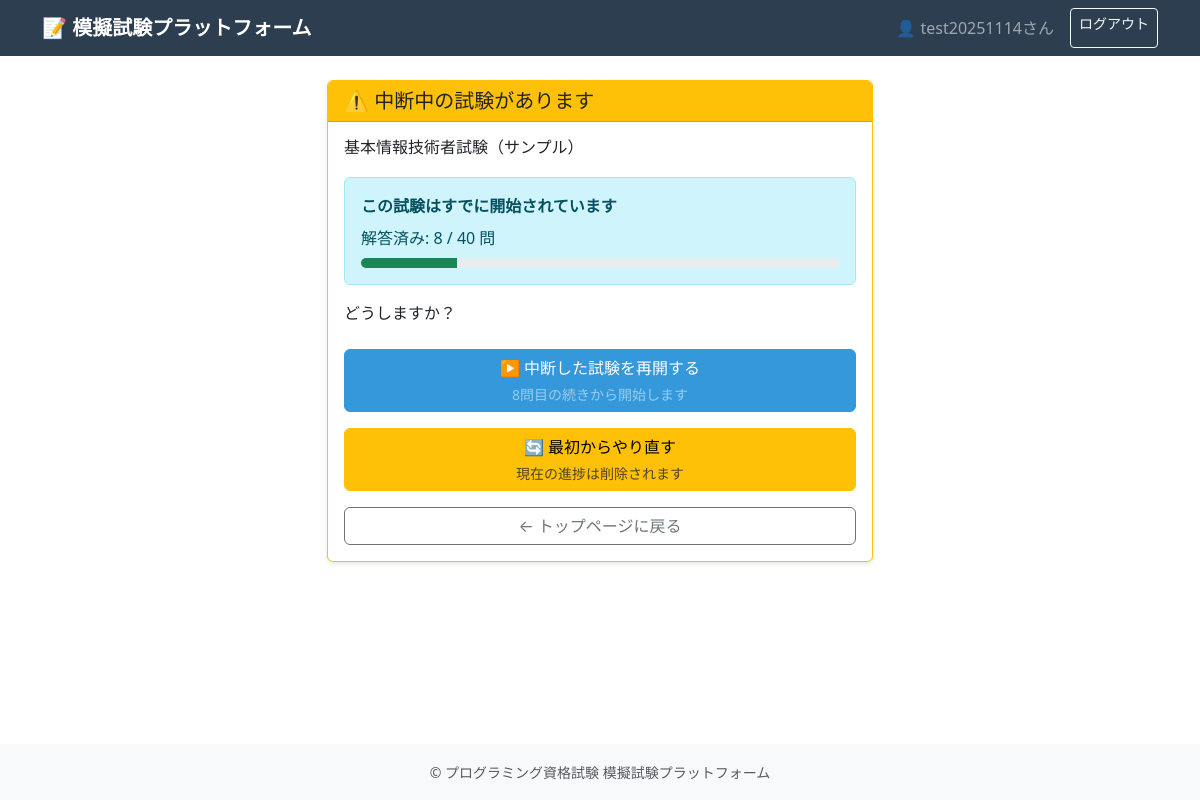
The app's page /exam/start/1/ (signed in) with its own data.
### exam/models.py (models this page shows, shortened)
class User(AbstractUser):
    email = models.EmailField(unique=True)

class ExamSet(models.Model):
    name = models.CharField(max_length=200, verbose_name="試験名")
    description = models.TextField(blank=True, verbose_name="説明")
    total_questions = models.IntegerField(default=40, verbose_name="問題数")
    created_at = models.DateTimeField(auto_now_add=True)
    updated_at = models.DateTimeField(auto_now=True)
    class Meta:
        verbose_name = "試験セット"
        verbose_name_plural = "試験セット"

class ExamSession(models.Model):
    user = models.ForeignKey(
        User,
        on_delete=models.CASCADE,
        related_name='exam_sessions',
        verbose_name="ユーザー"
    )
    exam_set = models.ForeignKey(
        ExamSet,
        on_delete=models.CASCADE,
        verbose_name="試験セット"
    )
    started_at = models.DateTimeField(auto_now_add=True, verbose_name="開始時刻")
    completed_at = models.DateTimeField(null=True, blank=True, verbose_name="完了時刻")
    score = models.IntegerField(null=True, blank=True, verbose_name="得点")
    total_questions = models.IntegerField(verbose_name="総問題数")
    is_completed = models.BooleanField(default=False, verbose_name="完了フラグ")
    class Meta:
        verbose_name = "試験セッション"
        verbose_name_plural = "試験セッション"
        ordering = ['-started_at']

### exam/views.py (the view, shortened to what this page needs)
# urls.py: path('exam/start/<int:exam_set_id>/', views.start_exam, name='start_exam'),
@login_required
def start_exam(request, exam_set_id):
    exam_set = get_object_or_404(ExamSet, id=exam_set_id)
    incomplete_session = ExamSession.objects.filter(
        user=request.user,
        exam_set=exam_set,
        is_completed=False
    ).first()
    if incomplete_session:
        if request.method == 'POST':
            action = request.POST.get('action')
            if action == 'resume':
                return redirect('resume_exam', session_id=incomplete_session.id)
            elif action == 'restart':
                incomplete_session.delete()
            else:
                return redirect('top')
        else:
            answered_count = incomplete_session.answers.count()
            return render(request, 'exam/confirm_restart.html', {
                'exam_set': exam_set,
                'incomplete_session': incomplete_session,
                'answered_count': answered_count
            })

### exam/templates/exam/confirm_restart.html (shortened to what this page needs)
{% extends 'exam/base.html' %}
{% block content %}
<div class="row">
    <div class="col-md-6 mx-auto">
        <div class="card border-warning">
            <div class="card-header bg-warning text-dark">
                <h5 class="mb-0">⚠️ 中断中の試験があります</h5>
            </div>
            <div class="card-body">
                <h6 class="mb-3">{{ exam_set.name }}</h6>
                <div class="alert alert-info">
                    <p class="mb-2">
                        <strong>この試験はすでに開始されています</strong>
                    </p>
                    <p class="mb-0">
                        解答済み: {{ answered_count }} / {{ incomplete_session.total_questions }} 問
                    </p>
                    <div class="progress mt-2" style="height: 10px;">
                        <div class="progress-bar bg-success"
                             role="progressbar"
                             style="width: {% widthratio answered_count incomplete_session.total_questions 100 %}%;">
                        </div>
                    </div>
                </div>
                <p class="mb-4">どうしますか？</p>
                <form method="post">
                    <button type="submit" name="action" value="resume" class="btn btn-primary w-100 mb-3">
                        ▶️ 中断した試験を再開する
                        <small class="d-block text-white-50 mt-1">
                            {{ answered_count }}問目の続きから開始します
                        </small>
                    </button>
                    <button type="submit" name="action" value="restart"
                            class="btn btn-warning w-100 mb-3"
                            onclick="return confirm('本当に最初からやり直しますか？\n現在の解答データは削除されます。')">
                        🔄 最初からやり直す
                        <small class="d-block text-dark mt-1" style="opacity: 0.8;">
                            現在の進捗は削除されます
                        </small>
                    </button>
                    <button type="submit" name="action" value="cancel" class="btn btn-outline-secondary w-100">
                        ← トップページに戻る
                    </button>
                </form>
            </div>
        </div>
    </div>
</div>
{% endblock %}

### exam/templates/exam/base.html (shortened to what this page needs)
<!DOCTYPE html>
<html lang="ja">
<head>
    <link href="https://cdn.jsdelivr.net/npm/bootstrap@5.3.0/dist/css/bootstrap.min.css" rel="stylesheet">
</head>
<body>
    {% if user.is_authenticated %}
    <nav class="navbar navbar-expand-lg navbar-dark">
        <div class="container">
            <a class="navbar-brand" href="{% url 'top' %}">📝 模擬試験プラットフォーム</a>
            <div class="navbar-nav ms-auto">
                <span class="navbar-text me-3">
                    👤 {{ user.username }}さん
                </span>
                <a href="{% url 'logout' %}" class="btn btn-outline-light btn-sm">ログアウト</a>
            </div>
        </div>
    </nav>
    {% endif %}
    <div class="content">
        <div class="container mt-4">
            {% block content %}{% endblock %}
        </div>
    </div>
    <footer class="bg-light py-3 mt-5">
        <div class="container text-center text-muted">
            <small>&copy; プログラミング資格試験 模擬試験プラットフォーム</small>
        </div>
    </footer>
</body>
</html>

### exam/templates/exam/base.html (style rules this page uses)
body { min-height: 100vh; display: flex; flex-direction: column; }
.content { flex: 1; }
.navbar { background-color: #2c3e50; }
.navbar-brand { font-weight: bold; color: white !important; }
.btn-primary { background-color: #3498db; border-color: #3498db; }
.card { box-shadow: 0 2px 4px rgba(0,0,0,0.1); }
.alert { margin-top: 20px; }

### records on screen
User: username "test20251114"
ExamSet: name "基本情報技術者試験（サンプル）"
ExamSession: total_questions "40"

### other values on screen
{{ answered_count }} "8"
